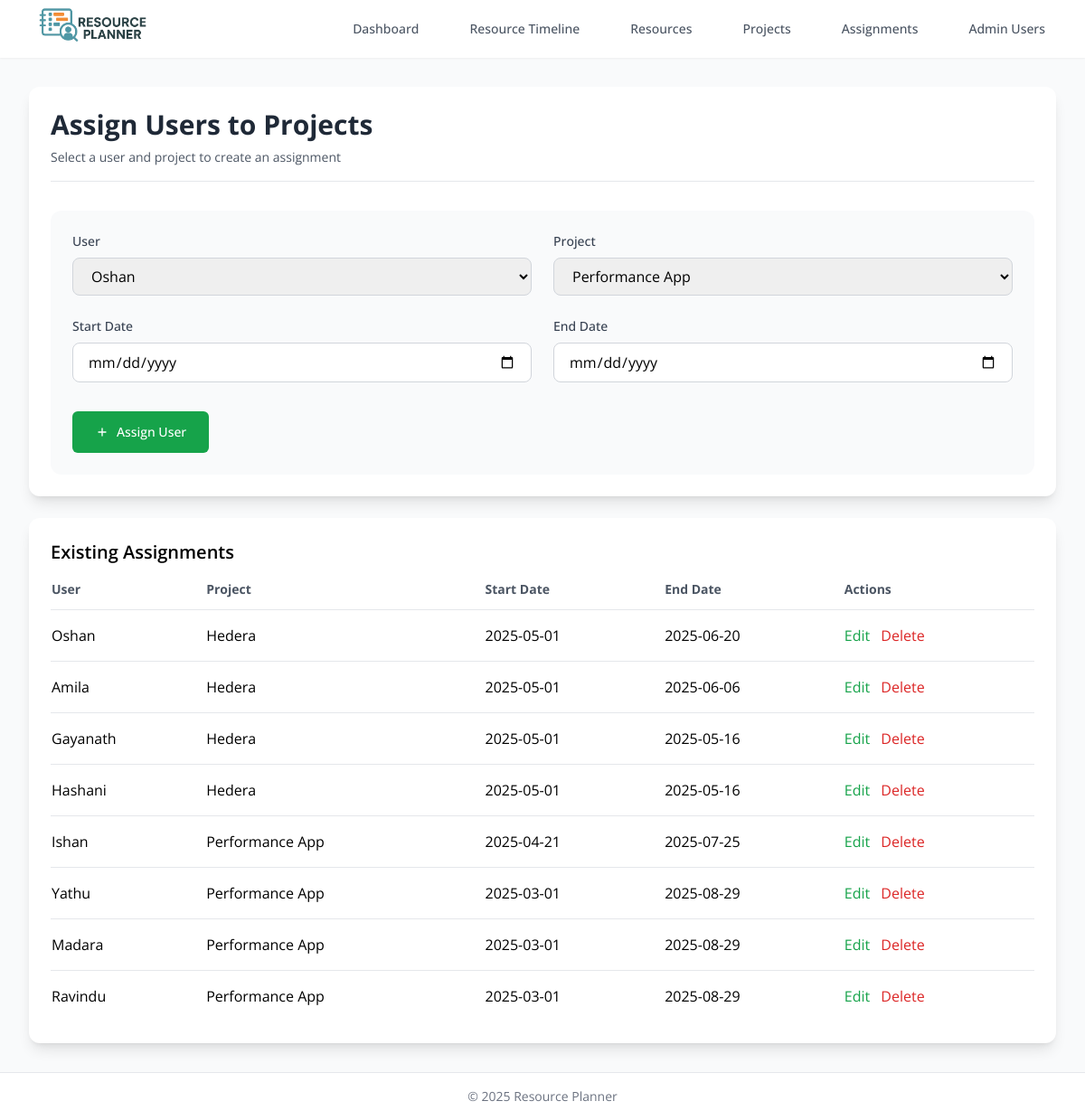
The page /assign (signed in) on the database its author committed.
### tables this page shows
CREATE TABLE user_projects (
    id INTEGER PRIMARY KEY AUTOINCREMENT,
    user_id INTEGER NOT NULL,
    project_id INTEGER NOT NULL,
    start_date DATE NOT NULL,
    end_date DATE NOT NULL,
    FOREIGN KEY (user_id) REFERENCES users(id),
    FOREIGN KEY (project_id) REFERENCES projects(id)
);

CREATE TABLE users (
    id INTEGER PRIMARY KEY AUTOINCREMENT,
    username TEXT NOT NULL UNIQUE,
    department TEXT NOT NULL CHECK(department IN ('Dev', 'QA', 'PM', 'BA')),
    created_at TIMESTAMP DEFAULT CURRENT_TIMESTAMP
);

CREATE TABLE projects (
    id INTEGER PRIMARY KEY AUTOINCREMENT,
    name TEXT NOT NULL,
    description TEXT,
    color TEXT NOT NULL DEFAULT '#3b82f6',
    status TEXT NOT NULL CHECK(status IN ('Queued', 'Started', 'Closed')) DEFAULT 'active',
    created_at TIMESTAMP DEFAULT CURRENT_TIMESTAMP
);

### app.py (the view)
    def decorator(*args, **kwargs):
        token = request.cookies.get('token')
        if not token:
            return redirect(url_for('login'))
        try:
            data = jwt.decode(token, app.config['SECRET_KEY'], algorithms=["HS256"])
            current_user = get_admin_user(data['username'])
        except:
            return redirect(url_for('login'))
        return f(current_user, *args, **kwargs)

### app.py (called while the page is built, shortened)
def get_db():
    if 'db' not in g:
        g.db = sqlite3.connect(app.config['DATABASE'])
        g.db.row_factory = sqlite3.Row
    return g.db

def get_admin_user(username):
    db = get_db()
    return db.execute(
        'SELECT * FROM AdminUser WHERE username = ?', (username,)
    ).fetchone()

def token_required(f):
    def decorator(*args, **kwargs):
        token = request.cookies.get('token')
        if not token:
            return redirect(url_for('login'))
        try:
            data = jwt.decode(token, app.config['SECRET_KEY'], algorithms=["HS256"])
            current_user = get_admin_user(data['username'])
        except:
            return redirect(url_for('login'))
        return f(current_user, *args, **kwargs)
    decorator.__name__ = f.__name__
    return decorator

@app.route('/assign', methods=['GET', 'POST'])
@token_required
def assign(current_user):
    db = get_db()
    assignments = db.execute('''
        SELECT user_projects.id, users.username, projects.name as project_name,
               user_projects.start_date, user_projects.end_date
        FROM user_projects
        JOIN users ON user_projects.user_id = users.id
        JOIN projects ON user_projects.project_id = projects.id
        ORDER BY user_projects.start_date DESC
    ''').fetchall()
    users = db.execute('SELECT * FROM users').fetchall()
    projects = db.execute('SELECT * FROM projects WHERE status = "Started"').fetchall()
    return render_template('assignments.html',
                         users=users,
                         projects=projects,
                         assignments=assignments)

### templates/assignments.html
{% extends "base.html" %}
{% block content %}
<div class="bg-white rounded-xl shadow-lg p-6 mb-6">
    <div class="mb-8 border-b pb-4">
        <h1 class="text-3xl font-bold text-gray-800">Assign Users to Projects</h1>
        <p class="mt-2 text-sm text-gray-600">Select a user and project to create an assignment</p>
    </div>
    <form method="POST" class="bg-gray-50 rounded-xl p-6">
        <div class="grid grid-cols-1 md:grid-cols-2 gap-6 mb-8">
            <div>
                <label class="block text-sm font-medium text-gray-700 mb-2">User</label>
                <select name="user_id"
                        class="w-full px-4 py-2 rounded-lg border border-gray-300 focus:ring-2 focus:ring-green-500 focus:border-green-500 transition-all">
                    {% for user in users %}
                    <option value="{{ user.id }}">{{ user.username }}</option>
                    {% endfor %}
                </select>
            </div>
            <div>
                <label class="block text-sm font-medium text-gray-700 mb-2">Project</label>
                <select name="project_id"
                        class="w-full px-4 py-2 rounded-lg border border-gray-300 focus:ring-2 focus:ring-green-500 focus:border-green-500 transition-all">
                    {% for project in projects %}
                    <option value="{{ project.id }}">{{ project.name }}</option>
                    {% endfor %}
                </select>
            </div>
            <div>
                <label class="block text-sm font-medium text-gray-700 mb-2">Start Date</label>
                <input type="date" name="start_date" required
                    class="w-full px-4 py-2 rounded-lg border border-gray-300 focus:ring-2 focus:ring-green-500 focus:border-green-500 transition-all">
            </div>
            <div>
                <label class="block text-sm font-medium text-gray-700 mb-2">End Date</label>
                <input type="date" name="end_date" required
                    class="w-full px-4 py-2 rounded-lg border border-gray-300 focus:ring-2 focus:ring-green-500 focus:border-green-500 transition-all">
            </div>
        </div>
        <button type="submit"
                class="inline-flex items-center px-6 py-3 border border-transparent text-sm font-medium rounded-md text-white bg-green-600 hover:bg-green-700 focus:outline-none focus:ring-2 focus:ring-offset-2 focus:ring-green-500 transition-colors">
            <svg class="w-4 h-4 mr-2" fill="none" stroke="currentColor" viewBox="0 0 24 24">
                <path stroke-linecap="round" stroke-linejoin="round" stroke-width="2" d="M12 6v6m0 0v6m0-6h6m-6 0H6"/>
            </svg>
            Assign User
        </button>
    </form>
</div>
{% if assignments %}
<div class="bg-white rounded-xl shadow-lg p-6 mt-6">
    <h2 class="text-xl font-semibold mb-4">Existing Assignments</h2>
    <table class="w-full">
        <thead>
            <tr class="text-left text-sm text-gray-600 border-b">
                <th class="pb-3">User</th>
                <th class="pb-3">Project</th>
                <th class="pb-3">Start Date</th>
                <th class="pb-3">End Date</th>
                <th class="pb-3">Actions</th>
            </tr>
        </thead>
        <tbody>
            {% for assignment in assignments %}
            <tr class="border-b last:border-b-0">
                <td class="py-4">{{ assignment.username }}</td>
                <td class="py-4">{{ assignment.project_name }}</td>
                <td class="py-4">{{ assignment.start_date }}</td>
                <td class="py-4">{{ assignment.end_date }}</td>
                <td class="py-4">
                    <a href="/edit_assignment/{{ assignment.id }}"
                       class="text-green-600 hover:text-green-800 mr-2">Edit</a>
                    <a href="/delete_assignment/{{ assignment.id }}"
                       class="text-red-600 hover:text-red-800">Delete</a>
                </td>
            </tr>
            {% endfor %}
        </tbody>
    </table>
</div>
{% endif %}
{% endblock %}

### rows shown on the page
user_projects: username "Oshan", project_name "Hedera", start_date "2025-05-01", end_date "2025-06-20"
user_projects: username "Amila", project_name "Hedera", start_date "2025-05-01", end_date "2025-06-06"
user_projects: username "Gayanath", project_name "Hedera", start_date "2025-05-01", end_date "2025-05-16"
user_projects: username "Hashani", project_name "Hedera", start_date "2025-05-01", end_date "2025-05-16"
user_projects: username "Ishan", project_name "Performance App", start_date "2025-04-21", end_date "2025-07-25"
user_projects: username "Yathu", project_name "Performance App", start_date "2025-03-01", end_date "2025-08-29"
user_projects: username "Madara", project_name "Performance App", start_date "2025-03-01", end_date "2025-08-29"
user_projects: username "Ravindu", project_name "Performance App", start_date "2025-03-01", end_date "2025-08-29"

### other values the page prints
form field user_id "Oshan"
form field project_id "Performance App"
